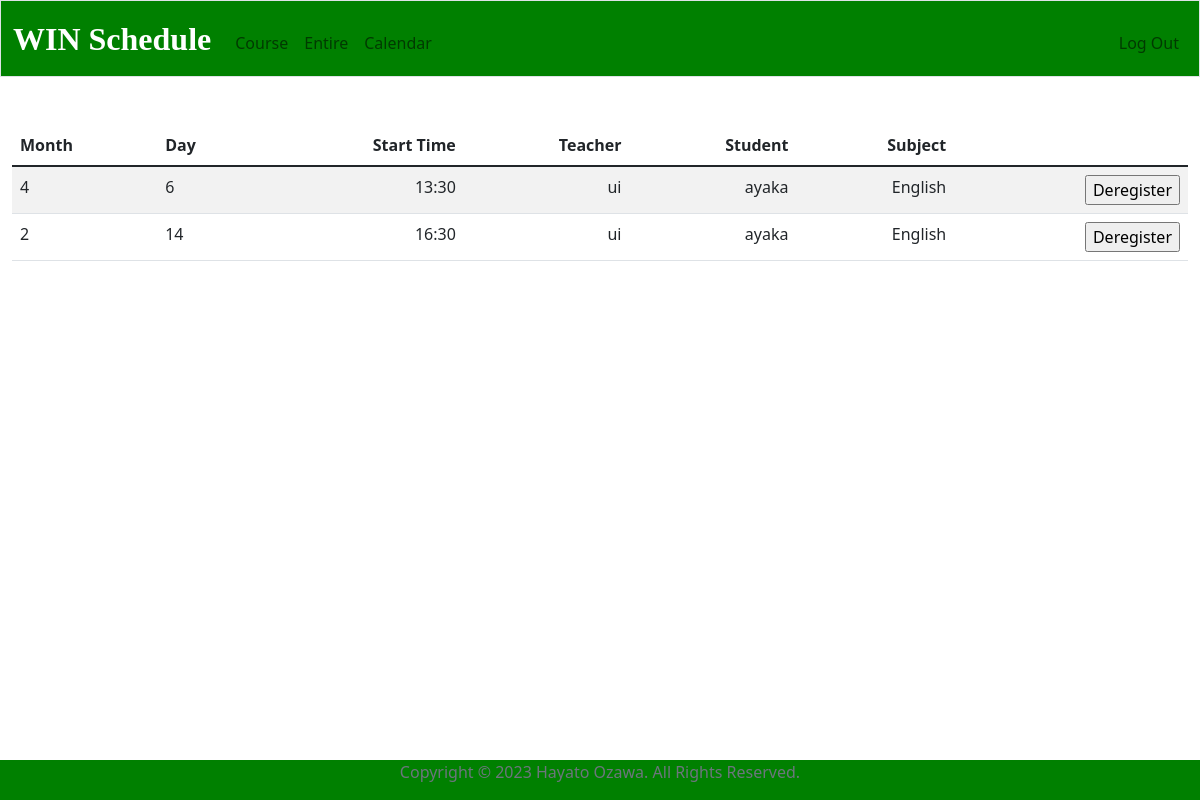
Before: / (signed in) with the older database file.
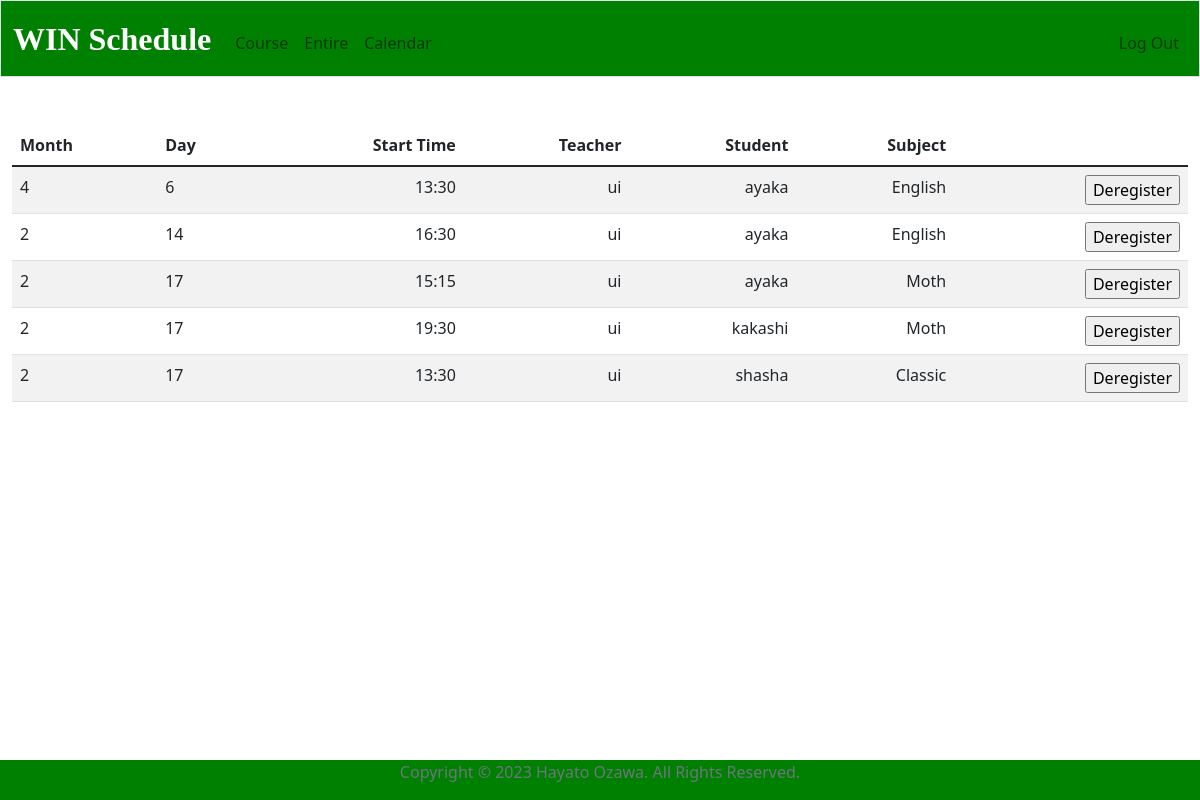
After: the same page with the newer database file.
### tables this page shows
CREATE TABLE classes(id INTEGER PRIMARY KEY AUTOINCREMENT, user_id INTEGER NOT NULL, subject TEXT NOT NULL, month INTEGER NOT NULL, day INTEGER NOT NULL, hour INTEGER NOT NULL, minute INTEGER NOT NULL, studentname[TEXT], teachername TEXT, year INTEGER, FOREIGN KEY(user_id) REFERENCES users(id));

### app.py (the view)
@app.route("/")
@login_required
def index():
    user_id = session["user_id"]
    if is_teacher(user_id) == True:
        classes = db.execute("SELECT * FROM classes WHERE user_id = ?", user_id)
        return render_template("index.html", classes=classes)
    else:
        username = db.execute("SELECT name FROM users WHERE id = ?", user_id)[0]["name"]
        classes = db.execute("SELECT * FROM classes WHERE studentname = ?", username)
        return render_template("index.html", classes=classes)

### app.py (called while the page is built)
def login_required(f):
    @wraps(f)
    def decorated_function(*args, **kwargs):
        if session.get("user_id") is None:
            return redirect("/login")
        return f(*args, **kwargs)
    return decorated_function

def is_teacher(user_id):
    usertype = db.execute("SELECT type FROM users WHERE id = ?", user_id)[0]["type"]
    if usertype != "teacher":
        return False
    else:
        return True

### templates/index.html (shortened to what this page needs)
{% extends "layout.html" %}
{% block main %}
    <table class="table table-striped">
        <thead>
            <tr>
                <th class="text-start">Month</th>
                <th class="text-start">Day</th>
                <th class="text-end">Start Time</th>
                <th class="text-end">Teacher</th>
                <th class="text-end">Student</th>
                <th class="text-end">Subject</th>
                <th class="text-end"></th>
            </tr>
        </thead>
    <tbody>
            {% for class in classes %}
                <tr>
                    <td class="text-start">{{ class["month"] }}</td>
                    <td class="text-start">{{ class["day"] }}</td>
                    <td class="text-end">{{ class["hour"] }}:{{ class["minute"] }}</td>
                    <td class="text-end">{{ class["teachername"] }}</td>
                    <td class="text-end">{{ class["studentname"] }}</td>
                    <td class="text-end">{{ class["subject"] }}</td>
                    <td class="text-end">
                        <form action="/deregister" method="post">
                            <input type="submit" value="Deregister">
                        </form>
                    </td>
                </tr>
            {% endfor %}
        </tbody>
    </table>
{% endblock %}

### templates/layout.html (shortened to what this page needs)
<!DOCTYPE html>
<html lang="ja">
    <head>
        <link href="https://cdn.jsdelivr.net/npm/bootstrap@5.1.3/dist/css/bootstrap.min.css" rel="stylesheet">
        <link href="/static/styles.css" rel="stylesheet">
    </head>
    <body>
        <nav class="border navbar navbar-expand-md navbar-light">
            <div class="container-fluid">
                <a class="navbar-brand" href="/"><span class ="win">WIN Schedule</span></a>
                <div class="collapse navbar-collapse" id="navbar">
                    {% if session["user_id"] %}
                        <ul class="navbar-nav me-auto mt-2">
                            <li class="nav-item"><a class="nav-link" href="/course">Course</a></li>
                            <li class="nav-item"><a class="nav-link" href="/entire">Entire</a></li>
                            <li class="nav-item"><a class="nav-link" href="/calendar">Calendar</a></li>
                        </ul>
                        <ul class="navbar-nav ms-auto mt-2">
                            <li class="nav-item"><a class="nav-link" href="/logout">Log Out</a></li>
                        </ul>
                    {% else %}
                        <ul class="navbar-nav ms-auto mt-2">
                            <li class="nav-item"><a class="nav-link" href="/register">Register</a></li>
                            <li class="nav-item"><a class="nav-link" href="/login">Log In</a></li>
                        </ul>
                    {% endif %}
                </div>
            </div>
        </nav>
        <main class="container-fluid py-5 text-center">
            {% block main %}{% endblock %}
        </main>
        <footer class="footer">
            <div class="container">
              <p class="text-muted text-center">Copyright © 2023 Hayato Ozawa. All Rights Reserved.</p>
            </div>
        </footer>
    </body>
</html>

### static/styles.css (style rules this page uses)
nav { background-color: green; }
nav .navbar-brand { font-size: xx-large; }
nav .navbar-brand .win { font-family: impact; font-weight: bold; color: white; }
.footer { background-color: green; position: absolute; bottom: 0; width: 100%; }

Changed rows visible on the page:
added classes: month "2", day "17", hour "15", minute "15", teachername "ui", studentname "ayaka", subject "Moth"
added classes: month "2", day "17", hour "19", minute "30", teachername "ui", studentname "kakashi", subject "Moth"
added classes: month "2", day "17", hour "13", minute "30", teachername "ui", studentname "shasha", subject "Classic"
